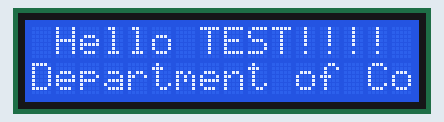
A sketch run on a simulated Arduino Uno, built with avr-gcc and run on an emulated ATmega328P. Parts: 16×2 character LCD.

Above: at 0.1 s.
At 2.77 s:
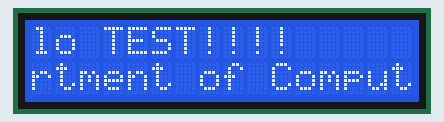
At 5.37 s:
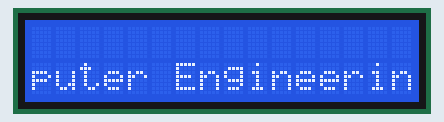
At 8.17 s:
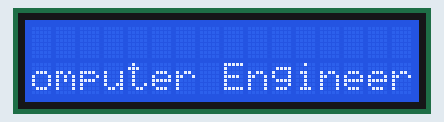
At 10.97 s:
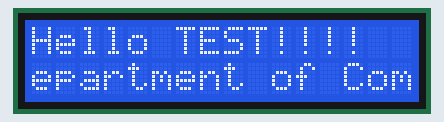
At 24.7 s:
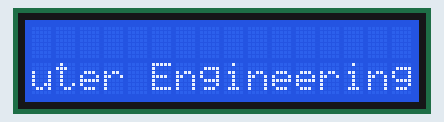

Measured:
- what the display in image 5 shows lasts 2.2 s, from 24.7 s to 26.9 s

The sketch:

checkpoint002.ino
```cpp
#include <Wire.h>
#include <LiquidCrystal.h>

LiquidCrystal lcd1(2, 15, 17, 16, 4, 0);
void setup() {
  lcd1.begin(16, 2);
  lcd1.clear();
}

void loop() {
  lcd1.setCursor(0, 0);
  lcd1.print(" Hello TEST!!!!");
  lcd1.setCursor(0, 1);
  lcd1.print("Department of Computer Engineering");
  delay(2000);
  for (int i=0;i<18;i++) {
    lcd1.scrollDisplayLeft();
    delay(200);
  }
  delay(2000);
  for (int i=0;i<18;i++) {
    lcd1.scrollDisplayRight();
    delay(200);
  }
  delay(2000);
  for (int i=0;i<3;i++) {
    lcd1.noDisplay();
    delay(500);
    lcd1.display();
    delay(500);
  }
  delay(3000); // หน่วงเวลา 3 วินาที
  lcd1.clear();
}
```
